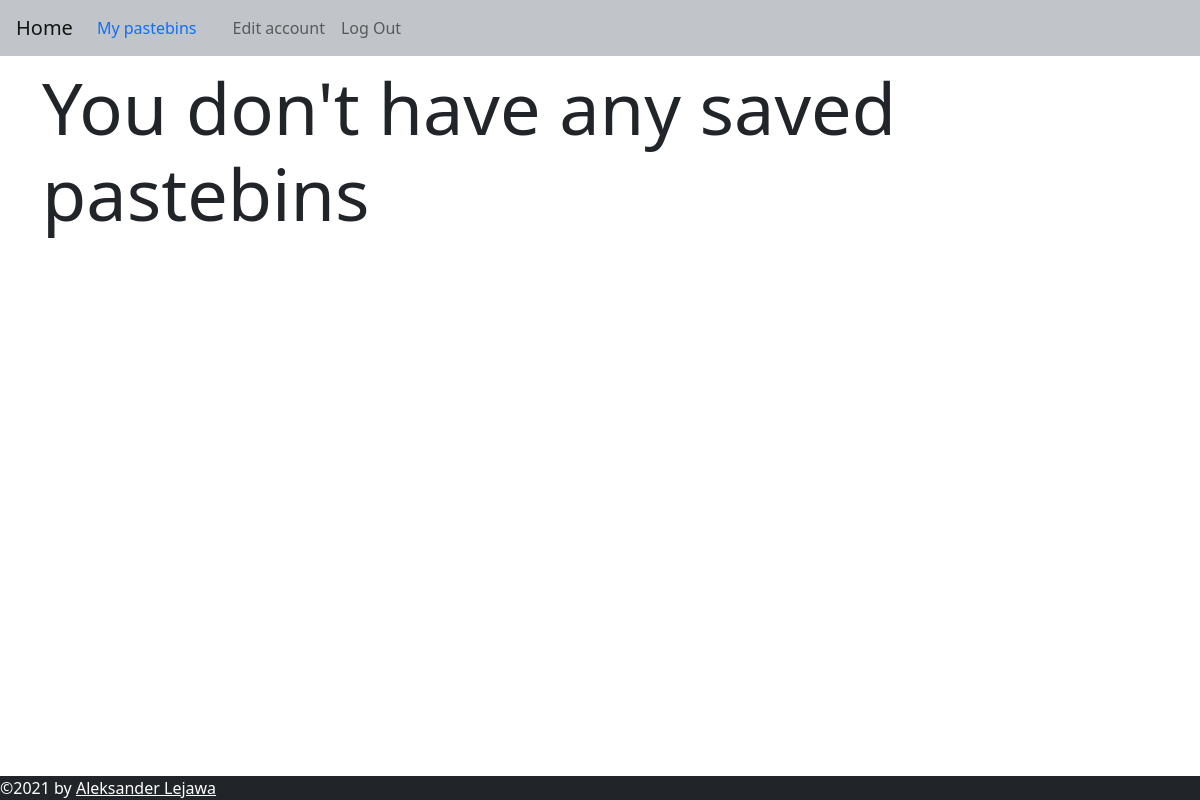
/user (signed in), run on an earlier commit of the app's database.
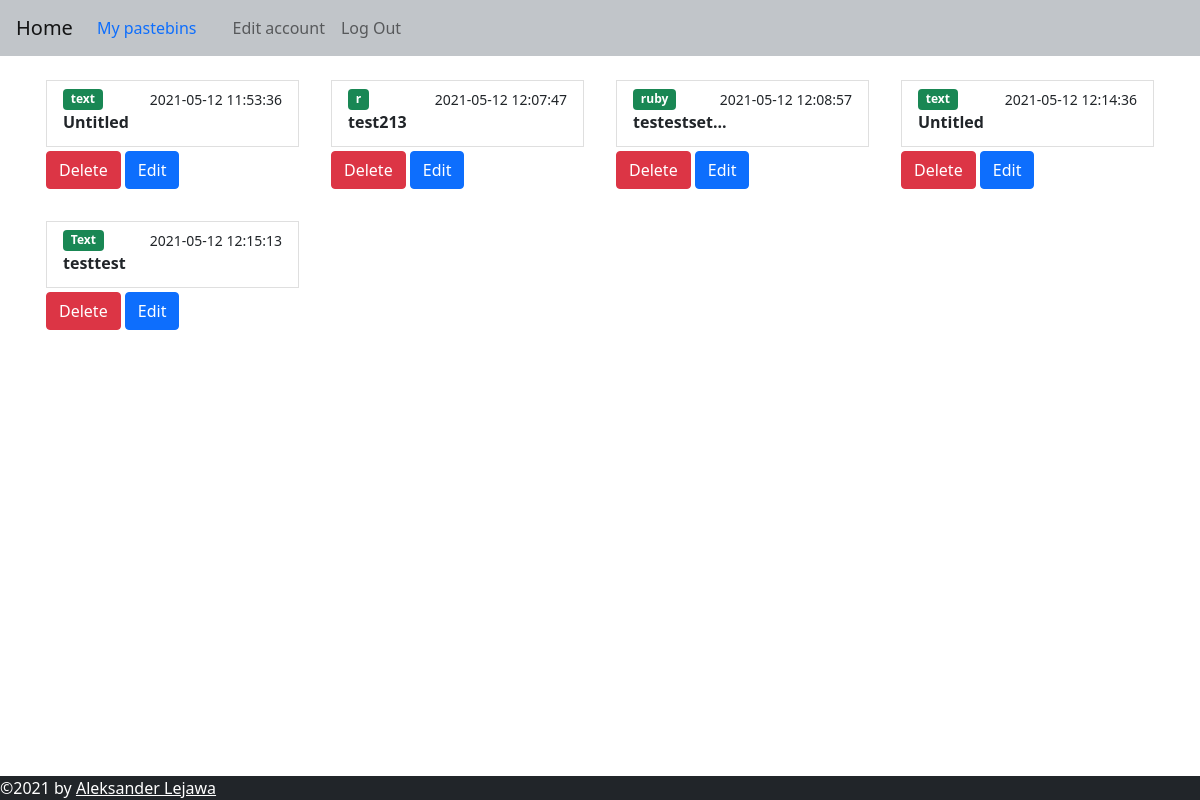
And on a later commit of the database.
### web/models.py (models this page shows, shortened)
class Pastebin(db.Model):
    id = db.Column(db.Integer, primary_key=True)
    title = db.Column(db.String(100), default="Untitled")
    content = db.Column(db.String(60000))
    syntax = db.Column(db.String(50))
    user_id = db.Column(db.Integer, db.ForeignKey("user.id"))
    date = db.Column(db.DateTime(timezone=True))
    expire_date = db.Column(db.DateTime(timezone=True))
    password = db.Column(db.String(150))
    link = db.Column(db.String(150), unique=True)

### web/user/routes.py (the view)
@bp.route("/user")
@login_required
def user():
   return render_template("user/user.html", user=current_user)

### web/templates/user/user.html
{% extends "base.html" %}
{% block content %}
<div class="row row-cols-4">
  {% for pastebin in user.pastebins %}
  <div class="col p-3">
    <a href="{{pastebin.link}}" class="list-group-item list-group-item-action">
      <div class="d-flex w-100 justify-content-between">
        <span class="badge bg-success">{{ pastebin.syntax }}</span>
        <small>{{ pastebin.date.replace(microsecond=0) }}</small>
      </div>
      <p class="mb-1"><b>{{ pastebin.title if pastebin.title|length < 10 else pastebin.title[:10] + "..."}}</b></p>
    </a>
    <form class="pastebin_button_form" action="/delete/{{ pastebin.link }}">
      <button class="btn btn-danger mt-1">Delete</button>
    </form>
    <form class="pastebin_button_form" action="/edit/{{ pastebin.link }}">
      <button class="btn btn-primary mt-1">Edit</button>
    </form>
  </div>
  {% endfor %}
</div>
{% if not user.pastebins %}
<h1 class="display-2 text-break">You don't have any saved pastebins</h1>
{% endif %}
{% endblock %}

What changed in the data, as far as the page shows it:
added Pastebin: syntax "text", date.replace "2021-05-12 11:53:36", title "Untitled"
added Pastebin: syntax "r", date.replace "2021-05-12 12:07:47", title "test213"
added Pastebin: syntax "ruby", date.replace "2021-05-12 12:08:57", title "testestset..."
added Pastebin: syntax "text", date.replace "2021-05-12 12:14:36", title "Untitled"
added Pastebin: syntax "Text", date.replace "2021-05-12 12:15:13", title "testtest"
Also different on the page:
text no longer shown: "You don't have any saved pastebins"
